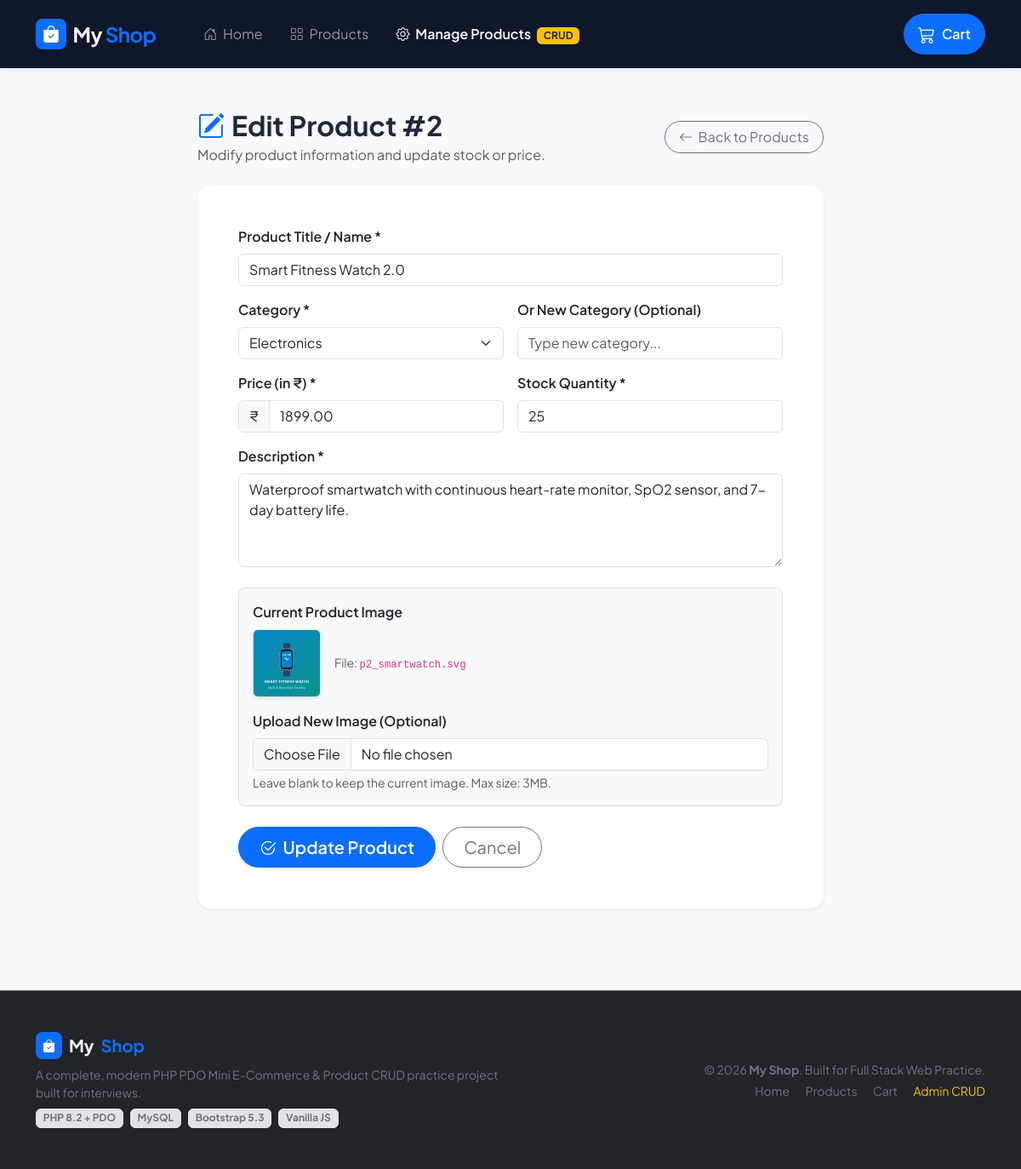
Page /edit_product.php?id=2 on the committed database.
### tables this page shows
CREATE TABLE `products` (
  `id` INT AUTO_INCREMENT PRIMARY KEY,
  `name` VARCHAR(255) NOT NULL,
  `category` VARCHAR(100) NOT NULL,
  `price` DECIMAL(10, 2) NOT NULL,
  `stock` INT NOT NULL DEFAULT 10,
  `description` TEXT NOT NULL,
  `image` VARCHAR(255) DEFAULT NULL,
  `created_at` TIMESTAMP DEFAULT CURRENT_TIMESTAMP
);

### edit_product.php (the view, shortened to what this page needs)
<?php
require_once __DIR__ . '/config/db.php';
$id = isset($_GET['id']) ? (int)$_GET['id'] : 0;
try {
    $stmt = $pdo->prepare("SELECT * FROM products WHERE id = :id");
    $stmt->execute([':id' => $id]);
    $product = $stmt->fetch();
    $catStmt = $pdo->query("SELECT DISTINCT category FROM products ORDER BY category ASC");
    $existingCategories = $catStmt->fetchAll(PDO::FETCH_COLUMN);
} catch (PDOException $e) {
    die("Database error: " . htmlspecialchars($e->getMessage()));
}
$errors = [];
$name           = $product['name'];
$category       = $product['category'];
$customCategory = '';
$price          = $product['price'];
$stock          = $product['stock'];
$description    = $product['description'];
$currentImage   = $product['image'];
require_once __DIR__ . '/includes/header.php';
$previewImg = !empty($currentImage) && file_exists(__DIR__ . '/assets/uploads/' . $currentImage)
    ? 'assets/uploads/' . htmlspecialchars($currentImage)
    : 'assets/uploads/default_placeholder.svg';
?>
<div class="container my-5">
    <div class="row justify-content-center">
        <div class="col-lg-8">
            <div class="d-flex justify-content-between align-items-center mb-4">
                <div>
                    <h2 class="fw-bold mb-1"><i class="bi bi-pencil-square me-2 text-primary"></i>Edit Product #<?php echo $id; ?></h2>
                    <p class="text-muted mb-0">Modify product information and update stock or price.</p>
                </div>
                <a href="admin_products.php" class="btn btn-outline-secondary rounded-pill px-3">
                    <i class="bi bi-arrow-left me-1"></i> Back to Products
                </a>
            </div>
            <div class="card border-0 shadow-sm rounded-4 p-4 p-md-5 bg-white">
                <form action="edit_product.php?id=<?php echo $id; ?>" method="POST" enctype="multipart/form-data" novalidate>
                    <div class="mb-3">
                        <label class="form-label fw-semibold">Product Title / Name *</label>
                        <input type="text" name="name" class="form-control <?php echo isset($errors['name']) ? 'is-invalid' : ''; ?>" value="<?php echo htmlspecialchars($name); ?>">
                    </div>
                    <div class="row g-3 mb-3">
                        <div class="col-md-6">
                            <label class="form-label fw-semibold">Category *</label>
                            <select name="category_select" class="form-select <?php echo isset($errors['category']) ? 'is-invalid' : ''; ?>">
                                <?php foreach ($existingCategories as $cat): ?>
                                    <option value="<?php echo htmlspecialchars($cat); ?>" <?php echo ($category === $cat) ? 'selected' : ''; ?>>
                                        <?php echo htmlspecialchars($cat); ?>
                                    </option>
                                <?php endforeach; ?>
                            </select>
                        </div>
                        <div class="col-md-6">
                            <label class="form-label fw-semibold">Or New Category (Optional)</label>
                            <input type="text" name="custom_category" class="form-control" placeholder="Type new category..." value="<?php echo htmlspecialchars($customCategory); ?>">
                        </div>
                    </div>
                    <div class="row g-3 mb-3">
                        <div class="col-md-6">
                            <label class="form-label fw-semibold">Price (in ₹) *</label>
                            <div class="input-group">
                                <span class="input-group-text">₹</span>
                                <input type="number" step="0.01" min="0" name="price" class="form-control <?php echo isset($errors['price']) ? 'is-invalid' : ''; ?>" value="<?php echo htmlspecialchars($price); ?>">
                            </div>
                        </div>
                        <div class="col-md-6">
                            <label class="form-label fw-semibold">Stock Quantity *</label>
                            <input type="number" min="0" name="stock" class="form-control <?php echo isset($errors['stock']) ? 'is-invalid' : ''; ?>" value="<?php echo htmlspecialchars($stock); ?>">
                        </div>
                    </div>
                    <div class="mb-4">
                        <label class="form-label fw-semibold">Description *</label>
                        <textarea name="description" rows="4" class="form-control <?php echo isset($errors['description']) ? 'is-invalid' : ''; ?>"><?php echo htmlspecialchars($description); ?></textarea>
                    </div>
                    <div class="mb-4 p-3 bg-light rounded-3 border">
                        <label class="form-label fw-semibold d-block">Current Product Image</label>
                        <div class="d-flex align-items-center gap-3 mb-3">
                            <img src="<?php echo $previewImg; ?>" alt="Current preview" class="rounded border shadow-sm" style="width: 80px; height: 80px; object-fit: cover;">
                            <span class="text-muted small">File: <code><?php echo htmlspecialchars($currentImage); ?></code></span>
                        </div>
                        <label class="form-label fw-semibold">Upload New Image (Optional)</label>
                        <input type="file" name="product_image" class="form-control <?php echo isset($errors['image']) ? 'is-invalid' : ''; ?>" accept="image/jpeg,image/png,image/webp,image/svg+xml">
                        <div class="form-text">Leave blank to keep the current image. Max size: 3MB.</div>
                    </div>
                    <div class="d-flex gap-2">
                        <button type="submit" class="btn btn-primary btn-lg rounded-pill px-4 fw-semibold shadow-sm">
                            <i class="bi bi-check2-circle me-1"></i> Update Product
                        </button>
                        <a href="admin_products.php" class="btn btn-outline-secondary btn-lg rounded-pill px-4">
                            Cancel
                        </a>
                    </div>
                </form>
            </div>
        </div>
    </div>
</div>
<?php require_once __DIR__ . '/includes/footer.php'; ?>

### assets/css/style.css (style rules this page uses)
:root { --primary-color: #4f46e5; --primary-hover: #4338ca; --secondary-color: #0ea5e9; --dark-bg: #0f172a; --card-radius: 16px; --transition: all 0.25s cubic-bezier(0.4, 0, 0.2, 1); }
body { font-family: 'Plus Jakarta Sans', system-ui, -apple-system, sans-serif; color: #1e293b; background-color: #f8fafc; }

### rows in the picture
products: name "Smart Fitness Watch 2.0", category_select "Electronics", price "1899.00", stock "25", description "Waterproof smartwatch with continuous heart-rate monitor, SpO2 sensor, and 7-day battery life.", image (picture), image "p2_smartwatch.svg"

### other values in the picture
$id "2"
